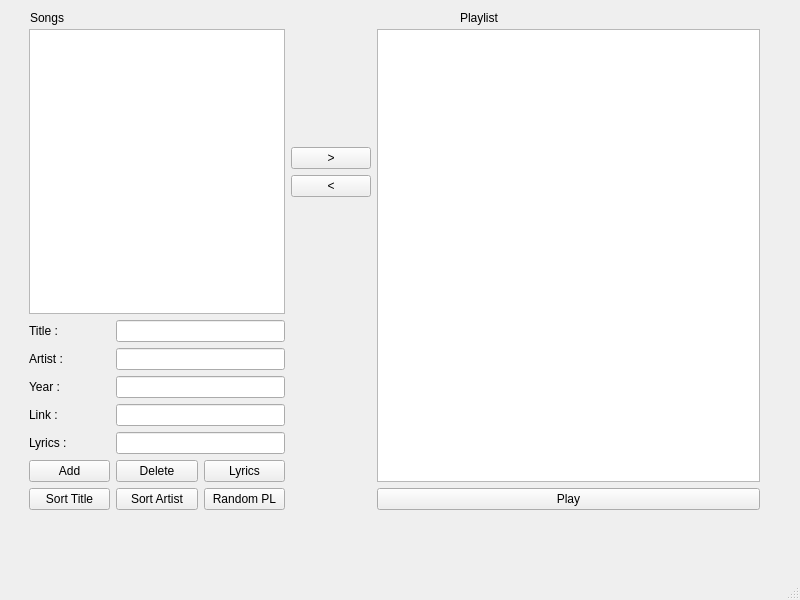
<?xml version="1.0" encoding="UTF-8"?>
<ui version="4.0">
 <class>QtPlaylist</class>
 <widget class="QMainWindow" name="QtPlaylist">
  <property name="geometry">
   <rect>
    <x>0</x>
    <y>0</y>
    <width>800</width>
    <height>600</height>
   </rect>
  </property>
  <property name="windowTitle">
   <string>QtPlaylist</string>
  </property>
  <widget class="QWidget" name="centralwidget">
   <widget class="QWidget" name="gridLayoutWidget">
    <property name="geometry">
     <rect>
      <x>29</x>
      <y>29</y>
      <width>731</width>
      <height>481</height>
     </rect>
    </property>
    <layout class="QGridLayout" name="gridLayout">
     <item row="5" column="0">
      <widget class="QLabel" name="label_6">
       <property name="text">
        <string>Artist :</string>
       </property>
      </widget>
     </item>
     <item row="8" column="1" colspan="2">
      <widget class="QLineEdit" name="lyricsEdit"/>
     </item>
     <item row="10" column="1">
      <widget class="QPushButton" name="sortByArtist">
       <property name="text">
        <string>Sort Artist</string>
       </property>
      </widget>
     </item>
     <item row="4" column="1" colspan="2">
      <widget class="QLineEdit" name="titleEdit"/>
     </item>
     <item row="1" column="3">
      <widget class="QPushButton" name="moveToPlaylist">
       <property name="text">
        <string>       &gt;       </string>
       </property>
      </widget>
     </item>
     <item row="10" column="2">
      <widget class="QPushButton" name="randomPlaylistButton">
       <property name="text">
        <string>Random PL</string>
       </property>
      </widget>
     </item>
     <item row="2" column="3">
      <widget class="QPushButton" name="removeFromPlaylist">
       <property name="text">
        <string>&lt;</string>
       </property>
      </widget>
     </item>
     <item row="4" column="0">
      <widget class="QLabel" name="label_5">
       <property name="text">
        <string>Title :</string>
       </property>
      </widget>
     </item>
     <item row="7" column="0">
      <widget class="QLabel" name="label_7">
       <property name="text">
        <string>Link :</string>
       </property>
      </widget>
     </item>
     <item row="10" column="4">
      <widget class="QPushButton" name="pushButton_11">
       <property name="text">
        <string>Play</string>
       </property>
      </widget>
     </item>
     <item row="0" column="4" rowspan="10">
      <widget class="QListWidget" name="playlistList"/>
     </item>
     <item row="9" column="0">
      <widget class="QPushButton" name="addButton">
       <property name="text">
        <string>Add</string>
       </property>
      </widget>
     </item>
     <item row="9" column="2">
      <widget class="QPushButton" name="viewLyricsButton">
       <property name="text">
        <string>Lyrics</string>
       </property>
      </widget>
     </item>
     <item row="7" column="1" colspan="2">
      <widget class="QLineEdit" name="linkEdit"/>
     </item>
     <item row="8" column="0">
      <widget class="QLabel" name="label_8">
       <property name="text">
        <string>Lyrics :</string>
       </property>
      </widget>
     </item>
     <item row="0" column="0" rowspan="4" colspan="3">
      <widget class="QListWidget" name="songsList"/>
     </item>
     <item row="10" column="0">
      <widget class="QPushButton" name="sortByTitle">
       <property name="text">
        <string>Sort Title</string>
       </property>
      </widget>
     </item>
     <item row="5" column="1" colspan="2">
      <widget class="QLineEdit" name="artistEdit"/>
     </item>
     <item row="9" column="1">
      <widget class="QPushButton" name="removeButton">
       <property name="text">
        <string>Delete</string>
       </property>
      </widget>
     </item>
     <item row="6" column="1" colspan="2">
      <widget class="QLineEdit" name="yearEdit"/>
     </item>
     <item row="6" column="0">
      <widget class="QLabel" name="label_9">
       <property name="text">
        <string>Year :</string>
       </property>
      </widget>
     </item>
    </layout>
   </widget>
   <widget class="QLabel" name="label">
    <property name="geometry">
     <rect>
      <x>30</x>
      <y>10</y>
      <width>58</width>
      <height>16</height>
     </rect>
    </property>
    <property name="text">
     <string>Songs</string>
    </property>
   </widget>
   <widget class="QLabel" name="label_2">
    <property name="geometry">
     <rect>
      <x>460</x>
      <y>10</y>
      <width>58</width>
      <height>16</height>
     </rect>
    </property>
    <property name="text">
     <string>Playlist</string>
    </property>
   </widget>
  </widget>
  <widget class="QMenuBar" name="menubar">
   <property name="geometry">
    <rect>
     <x>0</x>
     <y>0</y>
     <width>800</width>
     <height>22</height>
    </rect>
   </property>
  </widget>
  <widget class="QStatusBar" name="statusbar"/>
 </widget>
 <resources/>
 <connections/>
</ui>
